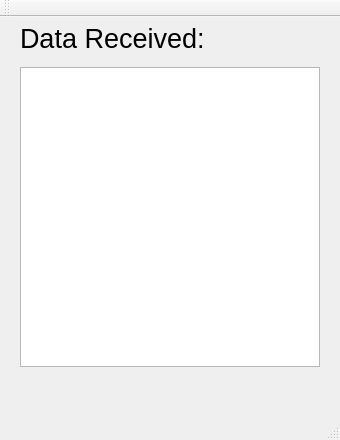
<?xml version="1.0" encoding="UTF-8"?>
<ui version="4.0">
 <class>MainWindow</class>
 <widget class="QMainWindow" name="MainWindow">
  <property name="geometry">
   <rect>
    <x>0</x>
    <y>0</y>
    <width>340</width>
    <height>440</height>
   </rect>
  </property>
  <property name="minimumSize">
   <size>
    <width>340</width>
    <height>440</height>
   </size>
  </property>
  <property name="maximumSize">
   <size>
    <width>340</width>
    <height>440</height>
   </size>
  </property>
  <property name="windowTitle">
   <string>MainWindow</string>
  </property>
  <widget class="QWidget" name="centralWidget">
   <widget class="QTextEdit" name="textEdit">
    <property name="geometry">
     <rect>
      <x>20</x>
      <y>50</y>
      <width>300</width>
      <height>300</height>
     </rect>
    </property>
    <property name="minimumSize">
     <size>
      <width>300</width>
      <height>300</height>
     </size>
    </property>
    <property name="maximumSize">
     <size>
      <width>300</width>
      <height>300</height>
     </size>
    </property>
    <property name="font">
     <font>
      <pointsize>15</pointsize>
     </font>
    </property>
   </widget>
   <widget class="QLabel" name="label">
    <property name="geometry">
     <rect>
      <x>20</x>
      <y>10</y>
      <width>281</width>
      <height>22</height>
     </rect>
    </property>
    <property name="font">
     <font>
      <pointsize>20</pointsize>
     </font>
    </property>
    <property name="text">
     <string>Data Received:</string>
    </property>
   </widget>
  </widget>
  <widget class="QMenuBar" name="menuBar">
   <property name="geometry">
    <rect>
     <x>0</x>
     <y>0</y>
     <width>340</width>
     <height>28</height>
    </rect>
   </property>
  </widget>
  <widget class="QToolBar" name="mainToolBar">
   <attribute name="toolBarArea">
    <enum>TopToolBarArea</enum>
   </attribute>
   <attribute name="toolBarBreak">
    <bool>false</bool>
   </attribute>
  </widget>
  <widget class="QStatusBar" name="statusBar"/>
 </widget>
 <layoutdefault spacing="6" margin="11"/>
 <resources/>
 <connections/>
</ui>
